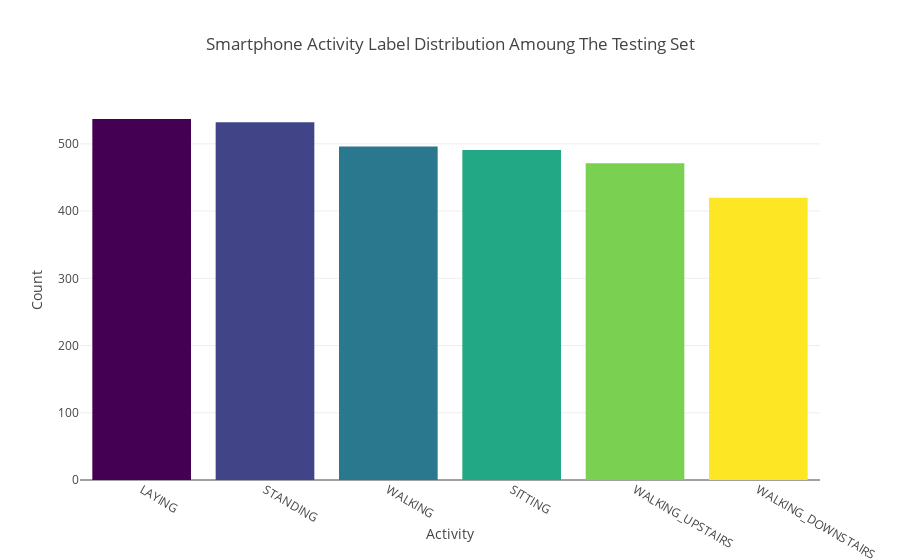

Source (notebook cell):
### Code cell
label = test.Activity
# Plotting data
label_counts = label.value_counts()

# Get colors
n = label_counts.shape[0]
colormap = get_cmap('viridis')
colors = [rgb2hex(colormap(col)) for col in np.arange(0, 1.01, 1/(n-1))]

# Create plot
data = go.Bar(x = label_counts.index,
              y = label_counts,
              marker = dict(color = colors))

layout = go.Layout(title = 'Smartphone Activity Label Distribution Amoung The Testing Set',
                   xaxis = dict(title = 'Activity'),
                   yaxis = dict(title = 'Count'))

fig = go.Figure(data=[data], layout=layout)
iplot(fig)

### Figure 1 — Plotly figure (JSON) as saved in the notebook; plotly's stock layout.template omitted (floating-point values rounded to 4 significant figures)
{"data": [{"marker": {"color": ["#440154", "#414487", "#2a788e", "#22a884", "#7ad151", "#fde725"]}, "type": "bar", "uid": "8ec62a50-a3ca-11e8-b84f-7cb0c26317e8", "x": ["LAYING", "STANDING", "WALKING", "SITTING", "WALKING_UPSTAIRS", "WALKING_DOWNSTAIRS"], "y": [537, 532, 496, 491, 471, 420]}], "layout": {"title": "Smartphone Activity Label Distribution Amoung The Testing Set", "xaxis": {"title": "Activity"}, "yaxis": {"title": "Count"}}}
